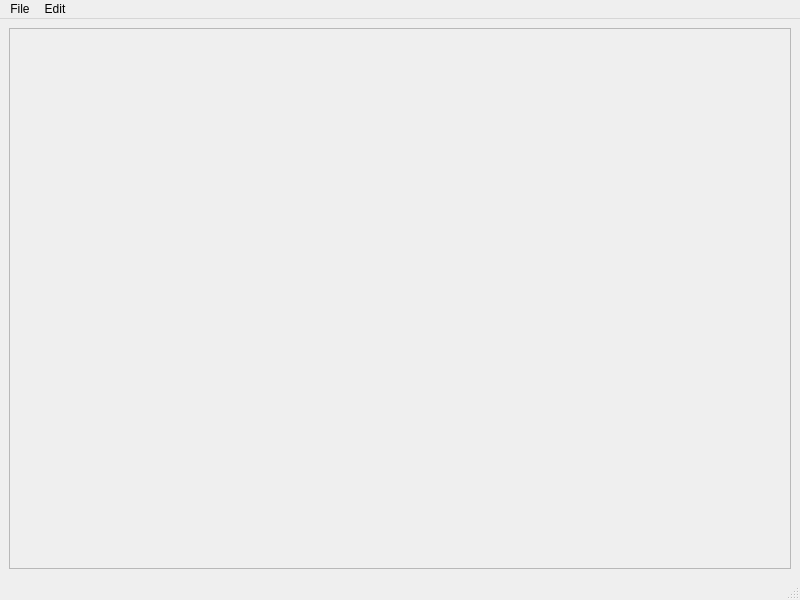
<?xml version="1.0" encoding="UTF-8"?>
<ui version="4.0">
 <class>MainWindow</class>
 <widget class="QMainWindow" name="MainWindow">
  <property name="geometry">
   <rect>
    <x>0</x>
    <y>0</y>
    <width>800</width>
    <height>600</height>
   </rect>
  </property>
  <property name="windowTitle">
   <string>MainWindow</string>
  </property>
  <widget class="QWidget" name="centralwidget">
   <layout class="QVBoxLayout" name="verticalLayout">
    <item>
     <widget class="QScrollArea" name="scrollArea">
      <property name="widgetResizable">
       <bool>true</bool>
      </property>
      <widget class="QWidget" name="scrollAreaWidgetContents">
       <property name="enabled">
        <bool>true</bool>
       </property>
       <property name="geometry">
        <rect>
         <x>0</x>
         <y>0</y>
         <width>774</width>
         <height>525</height>
        </rect>
       </property>
       <layout class="QVBoxLayout" name="verticalLayout_2"/>
      </widget>
     </widget>
    </item>
   </layout>
  </widget>
  <widget class="QMenuBar" name="menubar">
   <property name="geometry">
    <rect>
     <x>0</x>
     <y>0</y>
     <width>800</width>
     <height>22</height>
    </rect>
   </property>
   <widget class="QMenu" name="menuFile">
    <property name="title">
     <string>File</string>
    </property>
    <addaction name="actionNew"/>
    <addaction name="actionOpen"/>
    <addaction name="actionSave"/>
    <addaction name="actionClose"/>
   </widget>
   <widget class="QMenu" name="menuEdit">
    <property name="title">
     <string>Edit</string>
    </property>
    <addaction name="actionCopy"/>
    <addaction name="actionPaste"/>
   </widget>
   <addaction name="menuFile"/>
   <addaction name="menuEdit"/>
  </widget>
  <widget class="QStatusBar" name="statusbar"/>
  <action name="actionNew">
   <property name="text">
    <string>New</string>
   </property>
  </action>
  <action name="actionOpen">
   <property name="text">
    <string>Open</string>
   </property>
  </action>
  <action name="actionSave">
   <property name="text">
    <string>Save</string>
   </property>
  </action>
  <action name="actionClose">
   <property name="text">
    <string>Close</string>
   </property>
  </action>
  <action name="actionCopy">
   <property name="text">
    <string>Copy</string>
   </property>
  </action>
  <action name="actionPaste">
   <property name="text">
    <string>Paste</string>
   </property>
  </action>
 </widget>
 <resources/>
 <connections/>
</ui>
